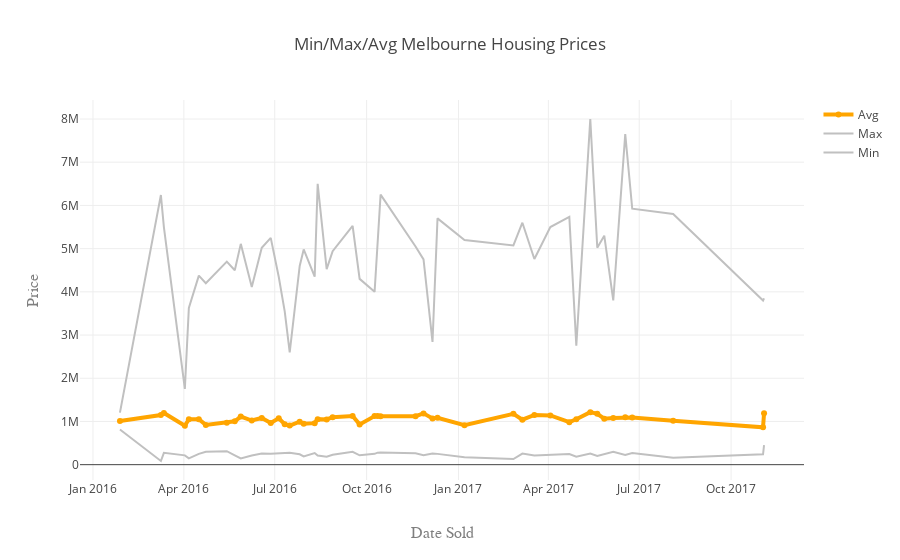

This figure's notebook cell:
### Code cell
#AVG/MAX/MIN Sale PRice
dt51 = data.groupby(["Date"]).Price.mean()
dt51 = dt51.reset_index()
dt52 = data.groupby(["Date"]).Price.max()
dt52 = dt52.reset_index()
dt53 = data.groupby(["Date"]).Price.min()
dt53 = dt53.reset_index()

pl51 = go.Scatter(x = dt51.Date, y=dt51.Price, mode="lines+markers", name='Avg', line= dict(color = ('rgb(255,165,0)'), width=4))
pl52 = go.Scatter(x = dt52.Date, y=dt52.Price, mode="lines", name='Max', line= dict(color = ('rgb(192,192,192)'), width=2)) 
pl53 = go.Scatter(x = dt53.Date, y=dt53.Price, mode="lines", name='Min', line= dict(color = ('rgb(192,192,192)'), width=2)) 

dt5 = [pl51, pl52, pl53]
layout5 = go.Layout(title='Min/Max/Avg Melbourne Housing Prices',
                   xaxis=dict(title='Date Sold',titlefont=dict(family='Courier New, monospace',size=16, color='#7f7f7f')),
                   yaxis=dict(title='Price',titlefont=dict(family='Courier New, monospace',size=16,color='#7f7f7f'))
                 )

fig5 = go.Figure(data=dt5, layout=layout5)
iplot(fig5)
